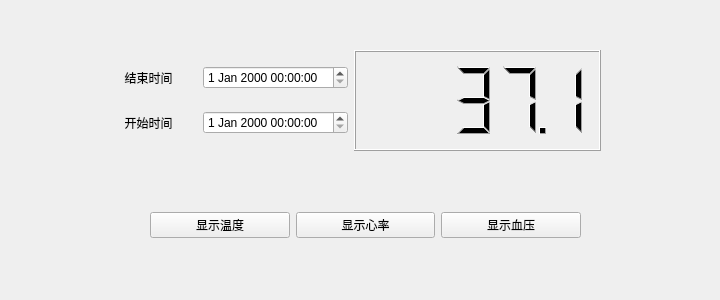
<?xml version="1.0" encoding="UTF-8"?>
<ui version="4.0">
 <class>Draw</class>
 <widget class="QWidget" name="Draw">
  <property name="geometry">
   <rect>
    <x>0</x>
    <y>0</y>
    <width>720</width>
    <height>300</height>
   </rect>
  </property>
  <property name="windowTitle">
   <string>Form</string>
  </property>
  <widget class="QWidget" name="horizontalLayoutWidget">
   <property name="geometry">
    <rect>
     <x>150</x>
     <y>210</y>
     <width>431</width>
     <height>31</height>
    </rect>
   </property>
   <layout class="QHBoxLayout" name="horizontalLayout">
    <item>
     <widget class="QPushButton" name="temperature_btn">
      <property name="text">
       <string>显示温度</string>
      </property>
     </widget>
    </item>
    <item>
     <widget class="QPushButton" name="heartrate_btn">
      <property name="text">
       <string>显示心率</string>
      </property>
     </widget>
    </item>
    <item>
     <widget class="QPushButton" name="blood_btn">
      <property name="text">
       <string>显示血压</string>
      </property>
     </widget>
    </item>
   </layout>
  </widget>
  <widget class="QWidget" name="horizontalLayoutWidget_4">
   <property name="geometry">
    <rect>
     <x>100</x>
     <y>50</y>
     <width>501</width>
     <height>101</height>
    </rect>
   </property>
   <layout class="QHBoxLayout" name="horizontalLayout_4">
    <item>
     <layout class="QVBoxLayout" name="verticalLayout">
      <item>
       <layout class="QHBoxLayout" name="horizontalLayout_3">
        <item>
         <widget class="QLabel" name="label_2">
          <property name="text">
           <string>结束时间</string>
          </property>
          <property name="alignment">
           <set>Qt::AlignCenter</set>
          </property>
         </widget>
        </item>
        <item>
         <widget class="QDateTimeEdit" name="end_time"/>
        </item>
       </layout>
      </item>
      <item>
       <layout class="QHBoxLayout" name="horizontalLayout_2">
        <item>
         <widget class="QLabel" name="label">
          <property name="text">
           <string>开始时间</string>
          </property>
          <property name="alignment">
           <set>Qt::AlignCenter</set>
          </property>
         </widget>
        </item>
        <item>
         <widget class="QDateTimeEdit" name="begin_time"/>
        </item>
       </layout>
      </item>
     </layout>
    </item>
    <item>
     <widget class="QLCDNumber" name="lcd">
      <property name="smallDecimalPoint">
       <bool>true</bool>
      </property>
      <property name="value" stdset="0">
       <double>37.100000000000001</double>
      </property>
     </widget>
    </item>
   </layout>
  </widget>
 </widget>
 <resources/>
 <connections/>
</ui>
